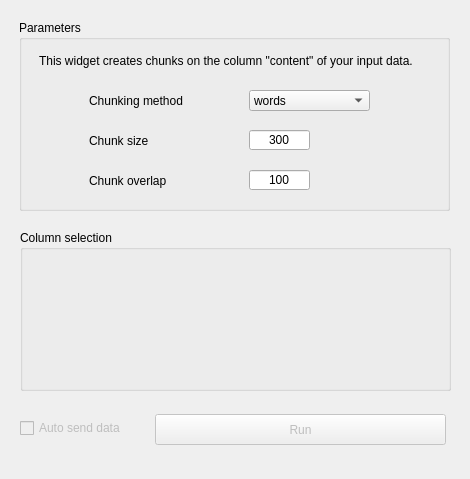
<?xml version="1.0" encoding="UTF-8"?>
<ui version="4.0">
 <class>Form</class>
 <widget class="QWidget" name="Form">
  <property name="geometry">
   <rect>
    <x>0</x>
    <y>0</y>
    <width>470</width>
    <height>479</height>
   </rect>
  </property>
  <property name="windowTitle">
   <string>Form</string>
  </property>
  <widget class="QGroupBox" name="groupBox">
   <property name="geometry">
    <rect>
     <x>19</x>
     <y>20</y>
     <width>431</width>
     <height>191</height>
    </rect>
   </property>
   <property name="title">
    <string>Parameters</string>
   </property>
   <widget class="QLabel" name="label_2">
    <property name="geometry">
     <rect>
      <x>70</x>
      <y>150</y>
      <width>151</width>
      <height>21</height>
     </rect>
    </property>
    <property name="text">
     <string>Chunk overlap</string>
    </property>
   </widget>
   <widget class="QComboBox" name="comboBox">
    <property name="geometry">
     <rect>
      <x>230</x>
      <y>70</y>
      <width>121</width>
      <height>21</height>
     </rect>
    </property>
    <item>
     <property name="text">
      <string>words</string>
     </property>
    </item>
    <item>
     <property name="text">
      <string>tokens</string>
     </property>
    </item>
    <item>
     <property name="text">
      <string>sentence</string>
     </property>
    </item>
    <item>
     <property name="text">
      <string>markdown</string>
     </property>
    </item>
   </widget>
   <widget class="QLineEdit" name="chunkSize">
    <property name="geometry">
     <rect>
      <x>230</x>
      <y>110</y>
      <width>61</width>
      <height>20</height>
     </rect>
    </property>
    <property name="text">
     <string>300</string>
    </property>
    <property name="alignment">
     <set>Qt::AlignCenter</set>
    </property>
   </widget>
   <widget class="QLabel" name="Description">
    <property name="geometry">
     <rect>
      <x>20</x>
      <y>10</y>
      <width>401</width>
      <height>61</height>
     </rect>
    </property>
    <property name="text">
     <string>This widget creates chunks on the column &quot;content&quot; of your input data.</string>
    </property>
    <property name="textFormat">
     <enum>Qt::AutoText</enum>
    </property>
    <property name="alignment">
     <set>Qt::AlignLeading|Qt::AlignLeft|Qt::AlignVCenter</set>
    </property>
    <property name="wordWrap">
     <bool>true</bool>
    </property>
   </widget>
   <widget class="QLineEdit" name="QLoverlap">
    <property name="geometry">
     <rect>
      <x>230</x>
      <y>150</y>
      <width>61</width>
      <height>20</height>
     </rect>
    </property>
    <property name="text">
     <string>100</string>
    </property>
    <property name="alignment">
     <set>Qt::AlignCenter</set>
    </property>
   </widget>
   <widget class="QLabel" name="label_4">
    <property name="geometry">
     <rect>
      <x>70</x>
      <y>70</y>
      <width>101</width>
      <height>21</height>
     </rect>
    </property>
    <property name="text">
     <string>Chunking method</string>
    </property>
   </widget>
   <widget class="QLabel" name="label">
    <property name="geometry">
     <rect>
      <x>70</x>
      <y>110</y>
      <width>151</width>
      <height>21</height>
     </rect>
    </property>
    <property name="text">
     <string>Chunk size</string>
    </property>
   </widget>
  </widget>
  <widget class="QPushButton" name="pushButton_send">
   <property name="enabled">
    <bool>false</bool>
   </property>
   <property name="geometry">
    <rect>
     <x>155</x>
     <y>414</y>
     <width>291</width>
     <height>31</height>
    </rect>
   </property>
   <property name="text">
    <string>Run</string>
   </property>
  </widget>
  <widget class="QCheckBox" name="checkBox_send">
   <property name="enabled">
    <bool>false</bool>
   </property>
   <property name="geometry">
    <rect>
     <x>20</x>
     <y>420</y>
     <width>131</width>
     <height>16</height>
    </rect>
   </property>
   <property name="text">
    <string>Auto send data</string>
   </property>
  </widget>
  <widget class="QGroupBox" name="groupBox_3">
   <property name="geometry">
    <rect>
     <x>20</x>
     <y>230</y>
     <width>431</width>
     <height>161</height>
    </rect>
   </property>
   <property name="title">
    <string>Column selection</string>
   </property>
   <widget class="QLabel" name="Description_4">
    <property name="geometry">
     <rect>
      <x>10</x>
      <y>30</y>
      <width>411</width>
      <height>61</height>
     </rect>
    </property>
    <property name="text">
     <string/>
    </property>
    <property name="textFormat">
     <enum>Qt::AutoText</enum>
    </property>
    <property name="alignment">
     <set>Qt::AlignLeading|Qt::AlignLeft|Qt::AlignVCenter</set>
    </property>
    <property name="wordWrap">
     <bool>true</bool>
    </property>
   </widget>
   <widget class="QWidget" name="placeholder" native="true">
    <property name="geometry">
     <rect>
      <x>0</x>
      <y>20</y>
      <width>431</width>
      <height>141</height>
     </rect>
    </property>
   </widget>
  </widget>
 </widget>
 <resources/>
 <connections/>
</ui>
